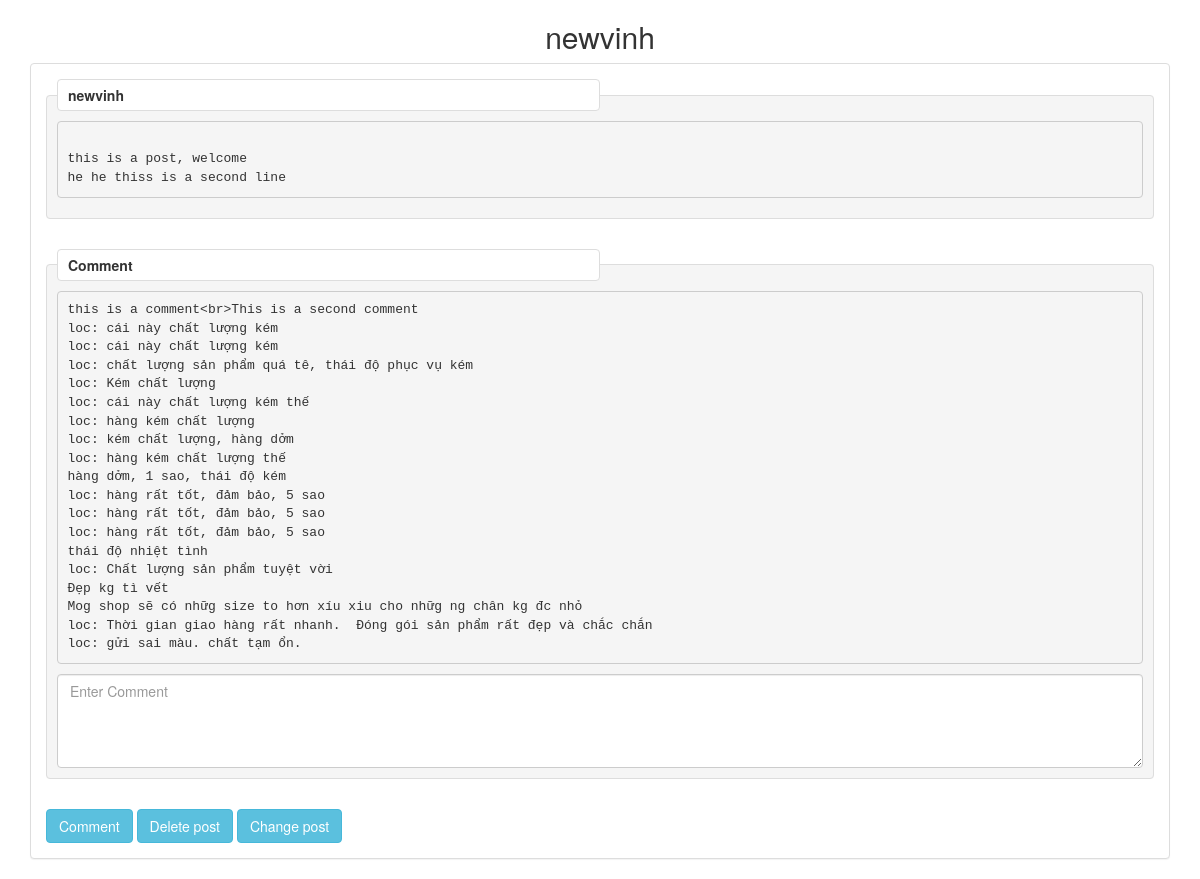
Page /vinh/post/vinhpost on the committed database.
### tables this page shows
CREATE TABLE baiviet (id INTEGER PRIMARY KEY,username text, tittle text, linkpost text, content text, comment text);

### app.py (the view, shortened to what this page needs)
@app.route('/<string:username>/post/<string:linkpost>', methods = ['GET', 'POST'])
def baiviet(username,linkpost):
    if request.method == 'GET':
        username = username
        user = User.find_by_user(username)
        if user:
            linkpost = linkpost
            connection = sqlite3.connect('data.db')
            cursor = connection.cursor()
            query = "SELECT * FROM baiviet WHERE username = ? AND linkpost = ?"
            result = cursor.execute(query,(username,linkpost,))
            row = result.fetchone()
            if row is not None:
                content = row[4]
                comment = row[5]
                tittle = row[2]
                connection.commit()
                connection.close()
                return render_template("userpost.html", content = content, comment = comment, tittle = tittle)
            elif row is None:
                print("Bài viết không tồn tại")
                return redirect(url_for('mainpage', username = username))
        else:
            print("Không tồn tại user")
            return render_template("login.html", status = 5)

### user.py (called while the page is built)
    @classmethod
    def find_by_user(cls,username):
        connect = sqlite3.connect('data.db')
        cursor = connect.cursor()
        query = "SELECT * FROM users where username = ?"
        result = cursor.execute(query, (username,))
        row = result.fetchone()
        if row:
            user = cls(*row)
        else:
            user = None
        connect.close()
        return user

### templates/userpost.html (shortened to what this page needs)
<!DOCTYPE html>
<html lang="en">
<head>
  <link rel="stylesheet" href="https://maxcdn.bootstrapcdn.com/bootstrap/3.3.6/css/bootstrap.min.css" />
    <h2 align="center">{{tittle}} </h2>
</head>
<body>
    <div class="container">
        <div class="panel panel-default">
        <form id="comment_form" method = POST>
            <div class="panel-body">
	            <fieldset>
                <legend>{{tittle}}</legend>
                <pre><br>{{content}}<br></pre>
	            </fieldset>
            </div>
            <div class = "panel-body">
            <fieldset>
            <legend>Comment</legend>
            <pre>{{comment}}</pre>
                <textarea name="comment" id="comment" class="form-control" rows="4" cols="50" placeholder="Enter Comment"></textarea>
            </fieldset>
            </div>
            <div class = "panel-body">
            <input type="submit" name = "submit" id = "idComment" class="btn btn-info" value = "Comment">
            <input type="submit" name = "submit" id = "idDelete" class="btn btn-info"  value= "Delete post">
            <input type="submit" name = "submit" id = "idPut" class="btn btn-info" value = "Change post">
            </div>
        </form>
            </div>
    </div>
</body>
</html>

### templates/userpost.html (style rules this page uses)
fieldset { border: 1px solid #ddd !important; margin: 0; xmin-width: 0; padding: 10px; position: relative; border-radius:4px; background-color:#f5f5f5; padding-left:10px!important;  }
legend { font-size:14px; font-weight:bold; margin-bottom: 0px; width: 50%; border: 1px solid #ddd; border-radius: 4px; padding: 5px 5px 5px 10px; background-color: #ffffff; }

### rows in the picture
baiviet: tittle "newvinh", content "this is a post, welcome he he thiss is a second line", comment "this is a comment<br>This is a second comment loc: cái này chất lượng kém loc: cái này chất lượng kém loc: chất lượng sản phẩm quá tê, thái độ phục vụ kém loc: Kém chất lượng loc: cái này chất lượng kém thế loc: hàng kém chất lượng loc: kém chất lượng, hàng dởm loc: hàng kém chất lượng thế hàng dởm, 1 sao, thái độ kém loc: hàng rất tốt, đảm bảo, 5 sao loc: hàng rất tốt, đảm bảo, 5 sao loc: hàng rất tốt, đảm bảo, 5 sao thái độ nhiệt tình loc: Chất lượng sản phẩm tuyệt vời Đẹp kg tì vết Mog shop sẽ có nhữg size to hơn xíu xiu cho nhữg ng chân kg đc nhỏ loc: Thời gian giao hàng rất nhanh. Đóng gói sản phẩm rất đẹp và chắc chắn loc: gửi sai màu. chất tạm ổn."
